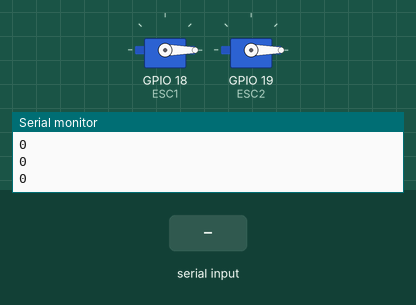
Recording of a sketch running on a simulated ESP32. Shown: 2 × servo, the last lines printed to the serial monitor. The inputs (shaded band) are chosen by the test bench. Nothing arrives over Bluetooth unless stated.

Above: at 1.2 s.
1.3 s: "F" received over the second serial link
At 2.1 s:
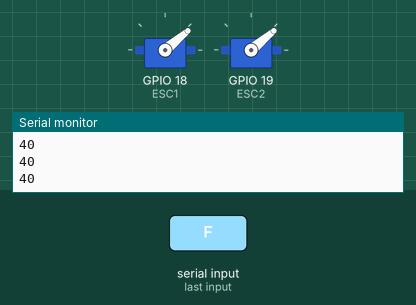
2.8 s: "L" received over the second serial link
At 3.3 s:
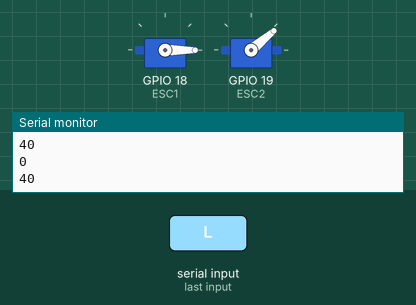
4.3 s: "R" received over the second serial link
At 5.7 s:
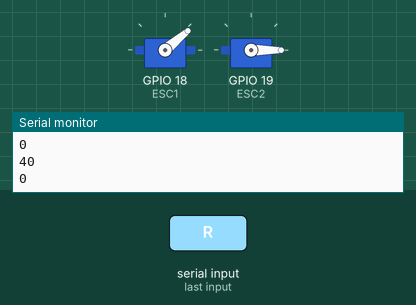
Timing chart, 0 to 7.3 s (numbered marks = the images above; inputs shaded):
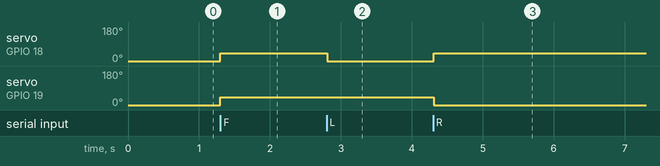

The sketch:

hovercraft1.0.1.ino
```cpp
#include <ESP32Servo.h>

#include <BluetoothSerial.h>

BluetoothSerial SerialBT;

Servo ESC1;

Servo ESC2;

int var1 = 0;

int var2 = 0;

char command;

void setup() {
  Serial.begin(9600);
  ESC1.setPeriodHertz(50); // Configura a frequência do sinal do servo (padrão é 50Hz)
  ESC1.attach(18, 1000, 2000);
  ESC2.setPeriodHertz(50); // Configura a frequência do sinal do servo (padrão é 50Hz)
  ESC2.attach(19, 1000, 2000);
  SerialBT.begin("Hovercraft"); // Nome do dispositivo Bluetooth do ESP32
}

void loop() {
  if (SerialBT.available()) {
    command = SerialBT.read();
    Serial.print("Comando recebido: ");
    Serial.println(command);
  }
  if(command == 'F'){
    var1 = 40;
    var2 = 40;
  }
  if(command == 'L'){
    var1 = 0;
    var2 = 40;
  }
  if(command == 'R'){
    var1 = 40;
    var2 = 0;
  }
  if(command == 'P'){
    var1 = 0;
    var2 = 0;
  }
  Serial.println(var1);
  Serial.println(var2);
  ESC1.write(var1);
  ESC2.write(var2);
  delay(100);
}
```

Measured:
- after the input at 1.3 s, servo on GPIO 18 (ESC1), servo on GPIO 19 (ESC2): 0° → 40° at once
- after the input at 2.8 s, servo on GPIO 18 (ESC1): 40° → 0° at once
- after the input at 4.3 s, servo on GPIO 18 (ESC1): 0° → 40° at once; servo on GPIO 19 (ESC2): 40° → 0° at once
